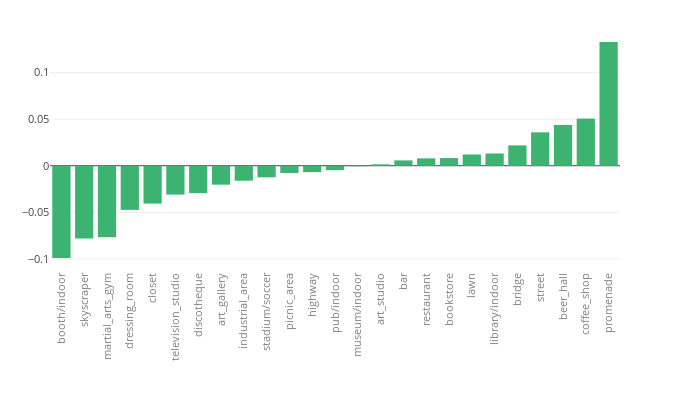

Here is the notebook cell this chart was saved with:
### Code cell
fn3 = "/Users/pavel/Sources/python/concepts/insta/cv_sandbox/photo_tagger/scenes_{}.json".format(OPPOSITE_CITY)
with open(fn3, "r") as f:
    data3 = json.load(f)
    
cn = Counter()
for loc in list(data3.keys()):
    for photo in data3[loc]:
        for category, val in data3[loc][photo]['categories'].items():
            cn[category] += float(val)

scenes_result2 = sorted(cn.items(), key=operator.itemgetter(1), reverse=True)

d1 = {x[0]: x[1]/len(data1) for x in scenes_result}
d2 = {x[0]: x[1]/len(data3) for x in scenes_result2}

sc_delta_val = []
for x in d1:
    if x in d1 and x in d2:
        sc_delta_val.append([x, d1[x]-d2[x]])
    else:
        print("error", x, x in d1, x in d2)

sc_tags = [z[0] for z in sorted(scenes_result, key=lambda x: x[0])]

sc_delta = sorted(sc_delta_val, key=lambda x: abs(x[1]), reverse=True)[:25]
sc_delta = sorted(sc_delta, key=lambda x: x[1], reverse=False)

data = [go.Bar(
            x=[x[0] for x in sc_delta],
            y=[x[1] for x in sc_delta],
            marker = dict(color='mediumseagreen')
    )]

margin = go.layout.Margin(t=30, b=130, l=50)
layout = go.Layout(height=400, width=700, margin=margin,
                   showlegend=False, xaxis=dict(tickangle=-90, color='grey'), 
                   font=dict(size=11))

fig = go.Figure(data=data, layout=layout)

py.iplot(fig, show_link=False)

### Figure 1 — Plotly figure (JSON) as saved in the notebook; plotly's stock layout.template omitted (floating-point values rounded to 4 significant figures)
{"data": [{"marker": {"color": "mediumseagreen"}, "type": "bar", "uid": "f54e5b98-dd3c-11e8-afff-3c15c2cf2370", "x": ["booth/indoor", "skyscraper", "martial_arts_gym", "dressing_room", "closet", "television_studio", "discotheque", "art_gallery", "industrial_area", "stadium/soccer", "picnic_area", "highway", "pub/indoor", "museum/indoor", "art_studio", "bar", "restaurant", "bookstore", "lawn", "library/indoor", "bridge", "street", "beer_hall", "coffee_shop", "promenade"], "y": [-0.09901, -0.07801, -0.07686, -0.04736, -0.04062, -0.03095, -0.02934, -0.0203, -0.01606, -0.01242, -0.007854, -0.006903, -0.004753, -0.0005702, 0.001535, 0.005745, 0.007925, 0.00823, 0.01207, 0.01317, 0.02185, 0.03585, 0.0438, 0.0506, 0.1328]}], "layout": {"font": {"size": 11}, "height": 400, "margin": {"b": 130, "l": 50, "t": 30}, "showlegend": false, "width": 700, "xaxis": {"color": "grey", "tickangle": -90}}}
